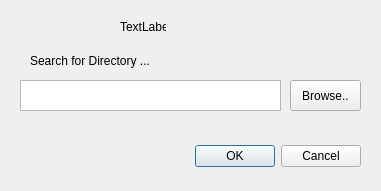
<?xml version="1.0" encoding="UTF-8"?>
<ui version="4.0">
 <class>SearchDirectoryDialog</class>
 <widget class="QDialog" name="SearchDirectoryDialog">
  <property name="geometry">
   <rect>
    <x>0</x>
    <y>0</y>
    <width>381</width>
    <height>191</height>
   </rect>
  </property>
  <property name="windowTitle">
   <string>Dialog</string>
  </property>
  <widget class="QDialogButtonBox" name="buttonBox">
   <property name="geometry">
    <rect>
     <x>20</x>
     <y>140</y>
     <width>341</width>
     <height>32</height>
    </rect>
   </property>
   <property name="orientation">
    <enum>Qt::Horizontal</enum>
   </property>
   <property name="standardButtons">
    <set>QDialogButtonBox::Cancel|QDialogButtonBox::Ok</set>
   </property>
  </widget>
  <widget class="QTextBrowser" name="textBrowser">
   <property name="geometry">
    <rect>
     <x>20</x>
     <y>80</y>
     <width>261</width>
     <height>31</height>
    </rect>
   </property>
  </widget>
  <widget class="QLabel" name="label">
   <property name="geometry">
    <rect>
     <x>30</x>
     <y>50</y>
     <width>131</width>
     <height>21</height>
    </rect>
   </property>
   <property name="font">
    <font>
     <pointsize>9</pointsize>
     <weight>50</weight>
     <bold>false</bold>
    </font>
   </property>
   <property name="text">
    <string>Search for Directory ...</string>
   </property>
  </widget>
  <widget class="QToolButton" name="toolButton">
   <property name="geometry">
    <rect>
     <x>290</x>
     <y>80</y>
     <width>71</width>
     <height>31</height>
    </rect>
   </property>
   <property name="text">
    <string>Browse..</string>
   </property>
  </widget>
  <widget class="QLabel" name="label_2">
   <property name="geometry">
    <rect>
     <x>120</x>
     <y>20</y>
     <width>46</width>
     <height>13</height>
    </rect>
   </property>
   <property name="text">
    <string>TextLabel</string>
   </property>
  </widget>
 </widget>
 <resources/>
 <connections>
  <connection>
   <sender>buttonBox</sender>
   <signal>accepted()</signal>
   <receiver>SearchDirectoryDialog</receiver>
   <slot>accept()</slot>
   <hints>
    <hint type="sourcelabel">
     <x>248</x>
     <y>254</y>
    </hint>
    <hint type="destinationlabel">
     <x>157</x>
     <y>274</y>
    </hint>
   </hints>
  </connection>
  <connection>
   <sender>buttonBox</sender>
   <signal>rejected()</signal>
   <receiver>SearchDirectoryDialog</receiver>
   <slot>reject()</slot>
   <hints>
    <hint type="sourcelabel">
     <x>316</x>
     <y>260</y>
    </hint>
    <hint type="destinationlabel">
     <x>286</x>
     <y>274</y>
    </hint>
   </hints>
  </connection>
 </connections>
</ui>
